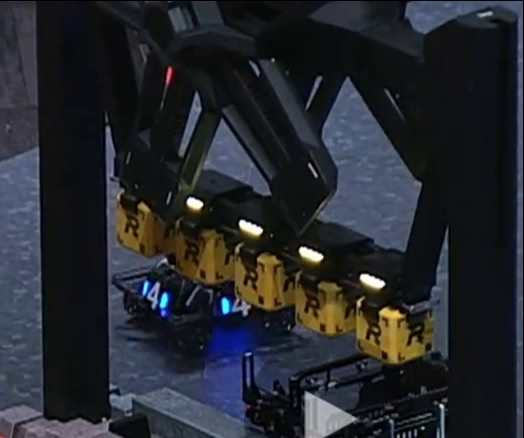
#> input picture frame 19 of Indicator.mp4, 524 x 438 px
$ python indicator.py
#> lines starting #> are read from the running program, lines starting #| are printed output that depends on the picture; after the words box and inside, x2 and y2 are one past the last pixel; in counts of white or black regions, pixels touching at a corner belong together
# -*- coding:utf8 -*-
# !/usr/bin/python
import cv2
import numpy as np

DEBUG_PRETREATMENT = False
SHOW_RESULT = True


class Indicator:
    """Ore release indicator light of large resource island.
    The indicator has three states: go out, blink and light up.
    we number the light bars 0 ~ 4. Facing large resource island,
    it is 0/1/2/3/4 from left to right.
    This class include detection and description of indicator light.

    Attributes:
      src_img: An image input.
      light_RC: A list including all light bar boxes detected.
      target_light_recs: A list including the four vertices of the target light box.
    """

    def __init__(self):
        self.img_width = 0
        self.img_height = 0
        self.dst_img = None
        self.src_img = None
        self.roi_img = None
        self.last_light_RC = []
        self.light_RC = []
        self.target_light_recs = []

    def detect_light(self):
        """Detect indicator lights of self.src_img.

        :return: all light bar boxes detected.
        """
        # pre-treatment
        grayImg = cv2.cvtColor(self.roi_img, cv2.COLOR_BGR2GRAY)
        _, binBrightImg = cv2.threshold(grayImg, 230, 255, cv2.THRESH_BINARY)
        # element = cv2.getStructuringElement(cv2.MORPH_ELLIPSE, (3, 3))
        # binBrightImg = cv2.dilate(binBrightImg, element)
        if DEBUG_PRETREATMENT:
            cv2.imshow("brightness_binary", binBrightImg)  # DEBUG_PRETREATMENT
        # find and filter light bars
        self.light_RC.clear()
        lightContours, _ = cv2.findContours(binBrightImg.copy(), cv2.RETR_EXTERNAL, cv2.CHAIN_APPROX_SIMPLE)
        for contour in lightContours:
            lightContourArea = cv2.contourArea(contour)
            # print(lightContourArea)
            if len(contour) <= 10 or 500 < lightContourArea or lightContourArea < 100:  # 去除面积过小和过大的区域
                continue
            lightRec = _, (a, b), angle = cv2.fitEllipse(contour)
            solidity = lightContourArea / (a * b)
            w_h_ratio = b / a
            # print(solidity, w_h_ratio, angle)
            if w_h_ratio < 3 or solidity < 0.5:
                continue
            # 颜色筛选
            lightMask = np.zeros((self.src_img.shape[0], self.src_img.shape[1], 1), dtype = np.uint8)
            box = cv2.boxPoints(lightRec)
            box = np.int0(box)
            cv2.fillConvexPoly(lightMask, box, (255, 255, 255))
            # lightMask = cv2.dilate(lightMask, element)
            lightImg = cv2.bitwise_and(self.src_img, self.src_img, mask = lightMask)
            meanVal = cv2.mean(lightImg, lightMask)
            if max(meanVal[0], meanVal[1], meanVal[2]) - min(meanVal[0], meanVal[1], meanVal[2]) < 25:
                self.light_RC.append((lightRec, contour))
        if 5 < len(self.light_RC):
            return None
        self.light_RC.sort(key = lambda t: t[0][0][0])  # 对灯条按照从左到右排序
        if SHOW_RESULT:
            self.showRecs([i[0] for i in self.light_RC])
        return self.light_RC

    def get_target_light(self):
        """Get target light bar position.

        :return: the four vertices of the target light box.
        """
        self.target_light_recs.clear()
        target1 = self.light_RC.copy()
        target2 = self.last_light_RC.copy()
        if not self.last_light_RC:  # 第一帧
            self.last_light_RC = self.light_RC.copy()
            return None
        if len(self.last_light_RC) == len(self.light_RC):  # 指示灯无变化
            self.last_light_RC = self.light_RC.copy()
            return None
        else:  # 指示灯可能闪烁
            for rec in self.light_RC:
                for l_rec in self.last_light_RC:
                    if cv2.pointPolygonTest(l_rec[1], rec[0][0], True) > 0:
                        target1.remove(rec)
                        target2.remove(l_rec)
                        break
            self.target_light_recs += target1 + target2
            self.last_light_RC = self.light_RC.copy()
        self.target_light_recs = [i[0] for i in self.target_light_recs]
        self.para_position()
        if SHOW_RESULT:
            self.showRecs(self.target_light_recs, "target_light")
        return self.target_light_recs

    def para_position(self):  # 对位
        tlr = self.target_light_recs.copy()[0]
        target_center = (int(tlr[0][0]), int(tlr[0][1]))
        cv2.circle(self.dst_img, target_center, 5, (255, 0, 0), -1)
        cv2.line(self.dst_img, (self.dst_img.shape[1] // 2, 0), (self.dst_img.shape[1] // 2, self.dst_img.shape[0]),
                 (255, 255, 255), 2)
        cv2.line(self.dst_img, target_center, (self.dst_img.shape[1] // 2, target_center[1]), (255, 255, 0), 2)
        distance = target_center[0] - self.dst_img.shape[1] // 2
        cv2.putText(self.dst_img, str(distance), (self.dst_img.shape[1] // 2 + 5, target_center[1] - 10),
                    cv2.FONT_HERSHEY_COMPLEX, 1, (0, 0, 255))

    def loadImg(self, img):
        self.img_height = img.shape[0]
        self.img_width = img.shape[1]
        self.src_img = img.copy()
        self.dst_img = img.copy()
        self.roi_img = img[0:int(self.img_height / 1.3), :]

    def showRecs(self, recs, LType = "normal_light"):
        color = (0, 255, 0)
        thickness = 2
        if LType == "target_light":
            color = (0, 0, 255)
            thickness = 3
        for rec in recs:
            box = cv2.boxPoints(rec)
            box = np.int0(box)
            cv2.drawContours(self.dst_img, [box], 0, color, thickness)
        cv2.imshow("result", self.dst_img)


if __name__ == "__main__":
    """indicator light test"""
    cap = cv2.VideoCapture("Indicator.mp4")
    # 实例化indicator
    indicator = Indicator()

    while cap.isOpened():
        ret, frame = cap.read()
#> frame is the input picture: shape (438, 524, 3); mean B, G, R 45.9, 39.9, 37.9
        if frame is None:
            break
        cv2.imshow('frame', frame)
        # 检测指示灯灯条
        indicator.loadImg(frame)
#> in loadImg, `self.roi_img = img[0:int(self.img_height / 1.3), :]`:
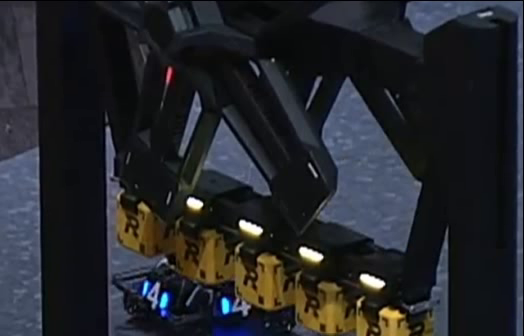
#> self.roi_img: shape (336, 524, 3); mean B, G, R 42.2, 37.9, 36.5
        indicator.detect_light()
#> in detect_light, `grayImg = cv2.cvtColor(self.roi_img, cv2.COLOR_BGR2GRAY)`:
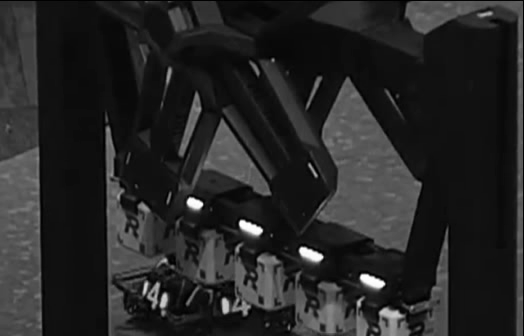
#> grayImg: shape (336, 524); min 0, max 255, mean 37.9
#> in detect_light, `_, binBrightImg = cv2.threshold(grayImg, 230, 255, cv2.THRESH_BINARY)`:
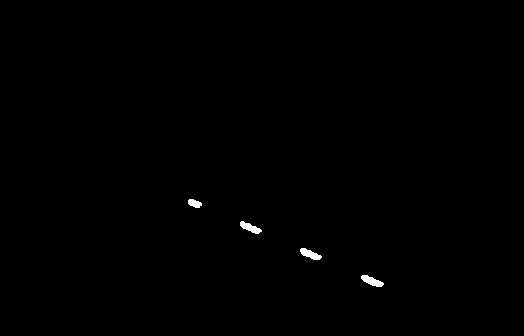
#> binBrightImg: shape (336, 524); 0.3% white; 4 white regions
#> in detect_light, `lightContours, _ = cv2.findContours(binBrightImg.copy(), cv2.RETR_EXTE..`: lightContours = 4 contours; box (x1, y1, x2, y2) and area: (361, 275, 384, 287) 126, (300, 248, 322, 260) 119, (240, 221, 262, 234) 116, (188, 199, 202, 208) 71
#> the loop in detect_light, `for contour in lightContours:` made 4 passes
#> (lightContourArea, lightRec, a, b, angle, solidity, w_h_ratio, box) on passes 1 to 3: (125.5, ((371.9, 280.9), (6.84, 25.62), 112.3), 6.84, 25.62, 112.3, 0.716, 3.75, [[361, 272], [385, 282], [382, 288], [358, 279]]), (119, ((310, 254), (6.93, 24.58), 112.5), 6.93, 24.58, 112.5, 0.699, 3.55, [[300, 246], [322, 255], [320, 261], [297, 252]]), (116, ((250, 227.3), (6.77, 24.87), 114.1), 6.77, 24.87, 114.1, 0.689, 3.68, [[240, 219], [262, 229], [259, 235], [237, 225]])
#> lightContourArea on pass 4: 71
#> pass 1, in detect_light, `lightImg = cv2.bitwise_and(self.src_img, self.src_img, mask = lightMask)`:
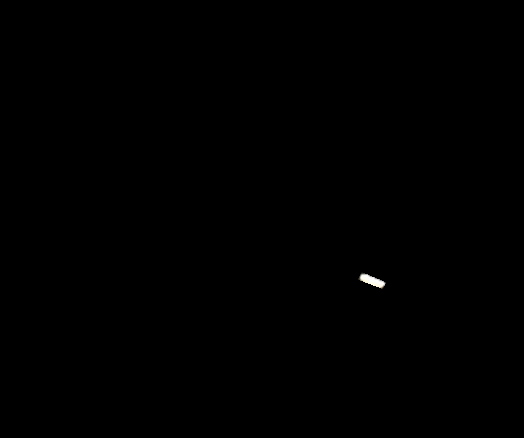
#> lightImg: shape (438, 524, 3); mean B, G, R 0.2, 0.2, 0.2
#> after the loop in detect_light, `for contour in lightContours:`:
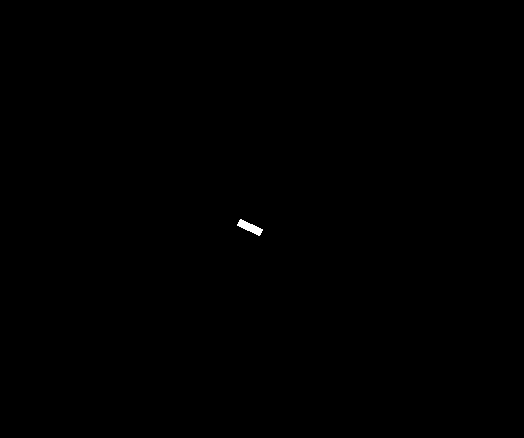
#> lightMask: shape (438, 524, 1); 0.08% white; 1 white region, box (x1, y1, x2, y2) and area: (237, 219, 263, 236) 194
#> after the loop in detect_light, `for contour in lightContours:`: self.light_RC = 3 items
#> the loop in showRecs, `for rec in recs:` made 3 passes
#> box on passes 1 to 3: [[240, 219], [262, 229], [259, 235], [237, 225]], [[300, 246], [322, 255], [320, 261], [297, 252]], [[361, 272], [385, 282], [382, 288], [358, 279]]
#> after the loop in showRecs, `for rec in recs:`:
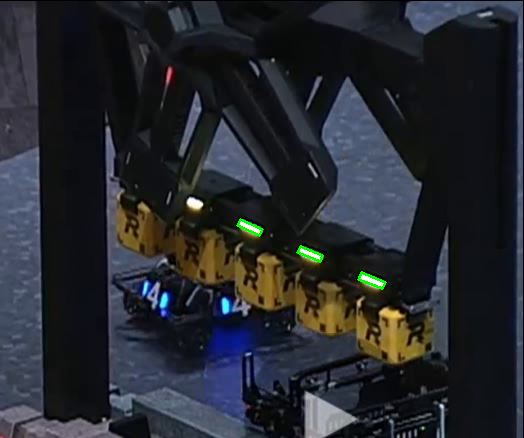
#> self.dst_img: shape (438, 524, 3); 0.21% of pixels changed, all inside (x1, y1, x2, y2) = (236, 218, 387, 290)
        indicator.get_target_light()
        if cv2.waitKey(30) & 0xFF == ord('q'):
#> (key q is pressed here)
            break

    # When everything done, release the capture
    cap.release()
    cv2.destroyAllWindows()
